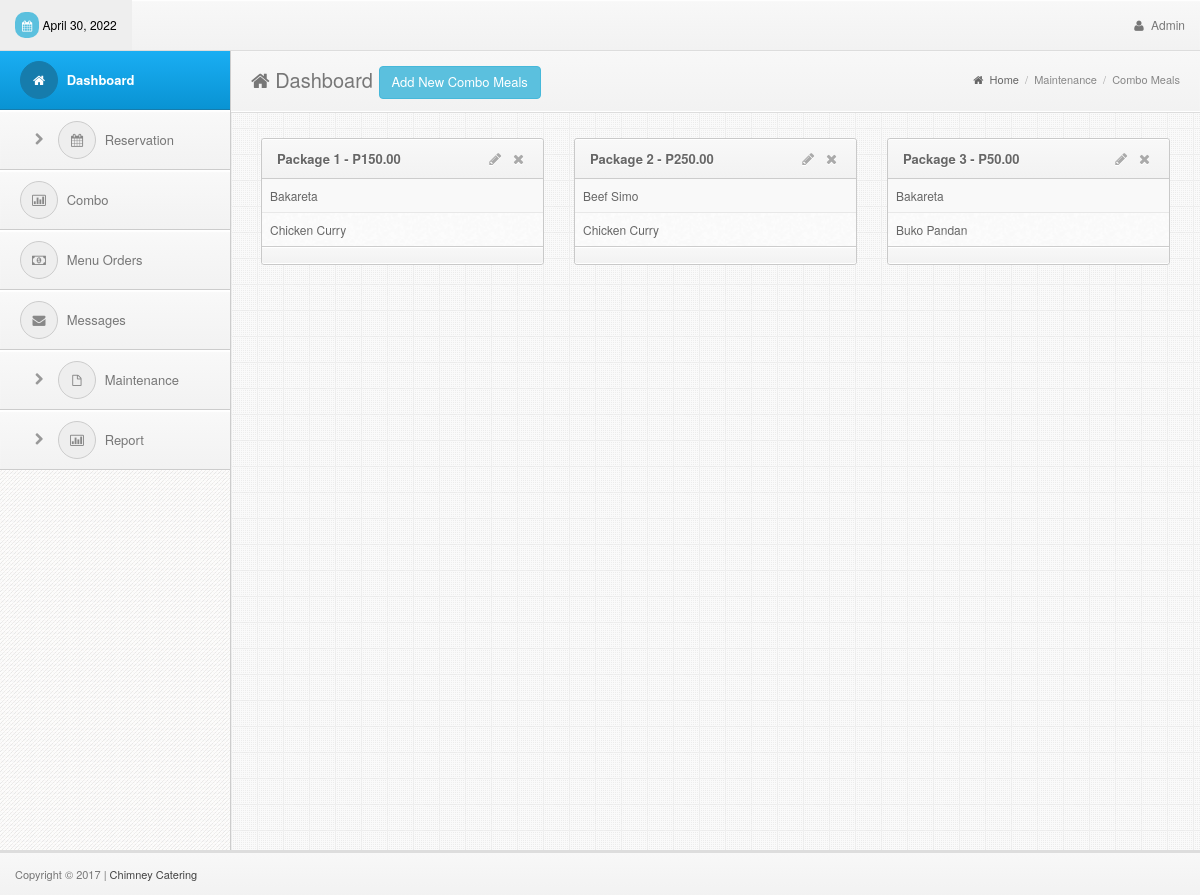
Screenshot of /admin/combo.php (signed in) with the database file from the repository.
### tables this page shows
CREATE TABLE `combo` (
  `combo_id` int(11) NOT NULL,
  `combo_name` varchar(100) NOT NULL,
  `combo_price` decimal(10,2) NOT NULL
);

CREATE TABLE `combo_details` (
  `combo_details_id` int(11) NOT NULL,
  `combo_id` int(11) NOT NULL,
  `menu_id` int(11) NOT NULL
);

CREATE TABLE `menu` (
  `menu_id` int(11) NOT NULL,
  `menu_name` varchar(50) NOT NULL,
  `cat_id` int(30) NOT NULL,
  `subcat_name` varchar(30) NOT NULL,
  `menu_desc` varchar(100) NOT NULL,
  `menu_price` decimal(10,2) NOT NULL,
  `menu_pic` varchar(100) NOT NULL
);

### admin/combo.php (the view, shortened to what this page needs)
<!DOCTYPE html>
<html lang="en">
<head>
  <?php include('../includes/links.php');?>
</head>
<body>
<div class="navbar navbar-fixed-top bs-docs-nav" role="banner">
    <div class="conjtainer">
      <?php include('../includes/topbar.php');?>
    </div>
  </div>
<div class="content" style="margin-top:10px">
    <?php include('../includes/sidebar.php');?>
    <div class="mainbar">
      <div class="page-head">
        <h2 class="pull-left"><i class="fa fa-home"></i> Dashboard
          <a href="#addModal" class="btn btn-info" data-toggle="modal">Add New Combo Meals</a>
        </h2>
        <div class="bread-crumb pull-right">
          <a href="index.html"><i class="fa fa-home"></i> Home</a>
          <span class="divider">/</span>
          <a href="#" class="bread-current">Maintenance</a>
          <span class="divider">/</span>
          <a href="#" class="bread-current">Combo Meals</a>
        </div>
        <div class="clearfix"></div>
      </div>
      <div class="matter">
        <div class="container">
          <div class="row">
            <div class="col-md-12">
<?php
include('../includes/dbcon.php');
    $query=mysqli_query($con,"select * from combo order by combo_name")or die(mysqli_error($con));
      while ($row=mysqli_fetch_array($query)){
        $id=$row['combo_id'];
        $name=$row['combo_name'];
        $price=$row['combo_price'];
?>
              <div class="col-md-4">
              <div class="widget">
                <div class="widget-head">
                  <div class="pull-left"><?php echo $name;?> - P<?php echo $price;?></div>
                  <div class="widget-icons pull-right">
                    <a href="#update" data-target="#update<?php echo $id;?>" data-toggle="modal"><i class="fa fa-pencil "></i></a>
                    <a href="#delete" data-target="#delete<?php echo $id;?>" data-toggle="modal"><i class="fa fa-times"></i></a>
                  </div>
                  <div class="clearfix"></div>
                </div>
                <div class="widget-content referrer">
                  <table class="table table-striped table-bordered table-hover">
                    <tbody>
<?php
    $query1=mysqli_query($con,"select * from combo_details natural join menu where combo_id='$id'")or die(mysqli_error($con));
      while ($row1=mysqli_fetch_array($query1)){
        $menu_name=$row1['menu_name'];
?>
                    <tr>
                      <td><?php echo $menu_name;?></td>
                    </tr>
<?php }?>
                  </tbody></table>
                  <div class="widget-foot">
                  </div>
                </div>
              </div>
            </div>
            <?php }?>
            </div>
          </div>
        </div>
      </div>
</div>
<?php include('../includes/footer.php');?>
</body>
</html>

### admin/css/style.css (style rules this page uses)
body { font-size: 12px; line-height: 22px; color: #666; border-top: 3px solid #eee; background:#343434 url("../img/back.png") repeat; padding-top: 37px; -webkit-font-smoothing: antialiased; }
h1,h2,h3,h4,h5,h6 { padding: 2px 0px; margin: 2px 0px; color: #777; }
h2 { font-size: 25px; line-height: 35px; }
a { color: #026b9c; }
.navbar * { font-weight: normal !important; text-shadow:none !important; }
.navbar { background-color: #f8f8f8; background: -webkit-gradient(linear, left top, left bottom, from(#f8f8f8), to(#f2f2f2)); background: -webkit-linear-gradient(top, #f8f8f8, #f2f2f2); background: -moz-linear-gradient(top, #f8f8f8, #f2f2f2); background: -ms-linear-gradient(top, #f8f8f8, #f2f2f2); background: -o-linear-gradient(top, #f8f8f8, #f2f2f2); background: linear-gradient(top, #f8f8f8, #f2f2f2); border-bottom: 1px solid #ddd; box-shadow: inset 0px 1px 1px #fff; }
.mainbar { position: relative; margin-left: 230px; margin-right: 0px; width: auto; background:#eee url("../img/main-back.png") repeat; border-left: 1px solid #ccc; z-index: 50; min-height: 800px; }
.mainbar .container { max-width:100% !important; width: 100% !important; }
.mainbar .page-head { background-color: #f8f8f8; background: -webkit-gradient(linear, left top, left bottom, from(#f8f8f8), to(#f2f2f2)); background: -webkit-linear-gradient(top, #f8f8f8, #f2f2f2); background: -moz-linear-gradient(top, #f8f8f8, #f2f2f2); background: -ms-linear-gradient(top, #f8f8f8, #f2f2f2); background: -o-linear-gradient(top, #f8f8f8, #f2f2f2); background: linear-gradient(top, #f8f8f8, #f2f2f2); padding: 8px 20px; border-bottom: 1px solid #fff; box-shadow: inset 0px 1px 1px #fff; }
.mainbar .page-head h2 { font-weight: normal; font-size: 20px; }
.mainbar .bread-crumb { font-size: 11px; margin-top: 10px; color: #aaa; }
.mainbar .bread-crumb i { margin-right: 3px; }
.mainbar .bread-crumb .divider { margin: 0px 3px; }
.mainbar .bread-crumb a { color: #666; }
.mainbar .bread-crumb a.bread-current { color: #888; }
.mainbar .matter { border-top: 1px solid #ddd; padding: 15px 0px; }
.widget { border: 1px solid #c9c9c9; border-radius: 3px; margin-top: 10px; margin-bottom: 20px; background: #fafafa url('../img/cream.png') repeat; }
.widget .table * { border-color:#e8e8e8 !important; }
.widget .table.table-bordered { margin-bottom:0px; border:0px; }
.widget .table.table-bordered tr:first-child td { border-top:0px; }
.widget .table.table-bordered tr:last-child td { border-bottom:0px; }
.widget .table.table-bordered td { border-right:1px solid #ddd; }
.widget .table.table-bordered tr td:first-child { border-left:0px; }
.widget .table.table-bordered td:last-child { border-right:0px; }
.widget .widget-head,.modal-header { background-color: #f8f8f8; background: -webkit-gradient(linear, left top, left bottom, from(#f8f8f8), to(#f2f2f2)); background: -webkit-linear-gradient(top, #f8f8f8, #f2f2f2); background: -moz-linear-gradient(top, #f8f8f8, #f2f2f2); background: -ms-linear-gradient(top, #f8f8f8, #f2f2f2); background: -o-linear-gradient(top, #f8f8f8, #f2f2f2); background: linear-gradient(top, #f8f8f8, #f2f2f2); border-top-right-radius: 3px; border-top-left-radius: 3px; text-shadow:0px 1px #fff; border-bottom: 1px solid #ccc; border-top: 1px solid #fff; color: #666; font-size: 13px; font-weight: bold; padding: 8px 15px; }
.widget .widget-head .widget-icons i { font-size: 14px; margin: 0px 4px; }
.widget .widget-head .widget-icons a { color: #aaa; }
.widget .widget-foot, .modal-footer { background-color: #f8f8f8; background: -webkit-gradient(linear, left top, left bottom, from(#f8f8f8), to(#f2f2f2)); background: -webkit-linear-gradient(top, #f8f8f8, #f2f2f2); background: -moz-linear-gradient(top, #f8f8f8, #f2f2f2); background: -ms-linear-gradient(top, #f8f8f8, #f2f2f2); background: -o-linear-gradient(top, #f8f8f8, #f2f2f2); background: linear-gradient(top, #f8f8f8, #f2f2f2); border-bottom-right-radius: 3px; border-bottom-left-radius: 3px; text-shadow:0px 1px #fff; border-bottom: 1px solid #fff; border-top: 1px solid #ccc; padding: 8px 15px; font-size: 12px; color: #555; box-shadow: inset 0px 1px 1px #fff; }

### rows the page displays
combo: combo_name "Package 1", combo_price "150.00"
combo_details: menu.menu_name "Bakareta"
combo_details: menu.menu_name "Chicken Curry"
combo: combo_name "Package 2", combo_price "250.00"
combo_details: menu.menu_name "Beef Simo"
combo_details: menu.menu_name "Chicken Curry"
combo: combo_name "Package 3", combo_price "50.00"
combo_details: menu.menu_name "Bakareta"
combo_details: menu.menu_name "Buko Pandan"
